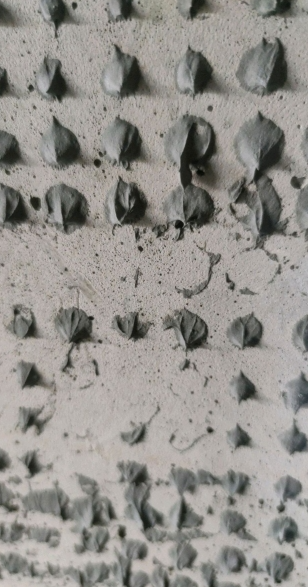
#> input picture Coefficient-Variation/img_1.png, 308 x 587 px
$ python '拉毛均匀.py'
#> lines starting #> are read from the running program, lines starting #| are printed output that depends on the picture; after the words box and inside, x2 and y2 are one past the last pixel; in counts of white or black regions, pixels touching at a corner belong together; long printed decimals are rounded
import cv2
import numpy as np
import matplotlib.pyplot as plt

def analyze_bush_hammered_uniformity(image_path, threshold=60, grid_size=60, cv_threshold=0.2):
    """
    分析拉毛混凝土图像的均匀性，并可视化结果。

    Args:
        image_path: 拉毛混凝土图像的路径。
        threshold: 用于二值化图像的阈值。
        grid_size: 用于划分图像的网格大小。

    Returns:
        一个字典，包含以下信息：
        - "uniformity":  拉毛均匀性的布尔值 (True 或 False)。
        - "grid_deviations": 一个包含每个网格标准差的列表。
    """
#> called with image_path = 'img_1.png', threshold = 60, grid_size = 60, cv_threshold = 0.3
    print(cv_threshold)
    img = cv2.imread(image_path, cv2.IMREAD_GRAYSCALE)
#> img: shape (587, 308); min 7, max 206, mean 144.7
    if img is None:
        raise ValueError("无法读取图像。请检查文件路径。")

    # 使用自适应阈值进行二值化
    blurred = cv2.GaussianBlur(img, (5, 5), 0)
    _, thresh = cv2.threshold(blurred, threshold, 255, cv2.THRESH_BINARY)
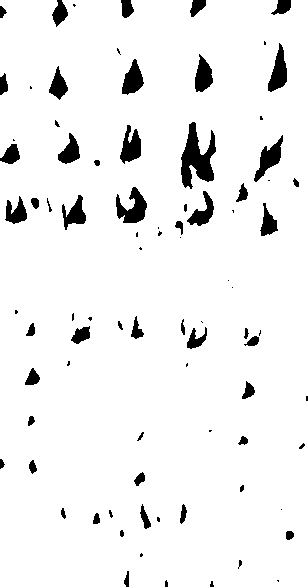
#> thresh: shape (587, 308); 94.3% white; 85 black regions (34 under 20 px), largest, box (x1, y1, x2, y2) and area: (181, 122, 216, 189) 1236, (116, 187, 147, 223) 623, (254, 135, 283, 182) 527

    # 可视化二值化后的图像
    cv2.imshow("Binary Image", thresh)
    cv2.waitKey(0)
    cv2.destroyAllWindows()


    # 计算每个网格的标准差
    height, width = img.shape
#> height = 587; width = 308
    grid_deviations = []
    for y in range(0, height, grid_size):
        for x in range(0, width, grid_size):
            grid = thresh[y:min(y + grid_size, height), x:min(x + grid_size, width)]
            if grid.size > 0:  # 避免空网格
                std_dev = np.std(grid)
                grid_deviations.append(std_dev)
#> after the loop, grid_deviations = 60 values, max 119.2 at index 15, min 0 at index 5, mean 40.61

    # 通过标准差的变异系数来评估均匀性
    if len(grid_deviations) > 0:
        coefficient_of_variation = np.std(grid_deviations) / np.mean(grid_deviations)
#> coefficient_of_variation = 0.824
        print(f"Coefficient of Variation: {coefficient_of_variation}")
#| Coefficient of Variation: 0.8236
        uniformity = coefficient_of_variation < cv_threshold  #  根据变异系数设置阈值，可调整
#> uniformity = False
    else:
        uniformity = False

    # 绘制 grid_deviations 的直方图
    plt.hist(grid_deviations, bins=20)
    plt.xlabel("Standard Deviation")
    plt.ylabel("Frequency")
    plt.title("Distribution of Grid Standard Deviations")
    plt.show()
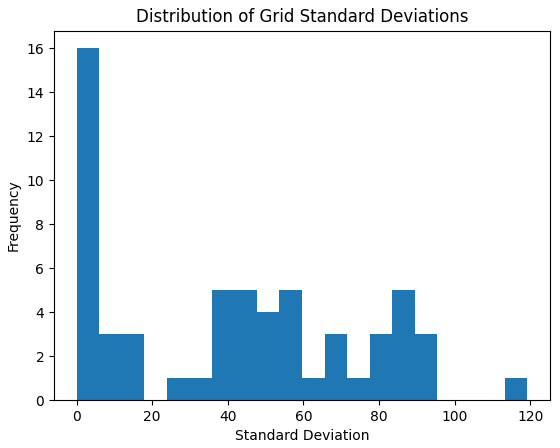
#> figure drawn by matplotlib, 1 panel; tallest bar 16 high, from x = 4.44e-16 to 5.96

    return {"uniformity": uniformity, "grid_deviations": grid_deviations}


# 示例用法
image_path = "img_1.png"  # 请替换为你的图像路径
result = analyze_bush_hammered_uniformity(image_path, cv_threshold=0.3)  # 根据需要调整参数
#> result = 2 items
print(f"拉毛均匀性: {result['uniformity']}")
#| 拉毛均匀性: False
